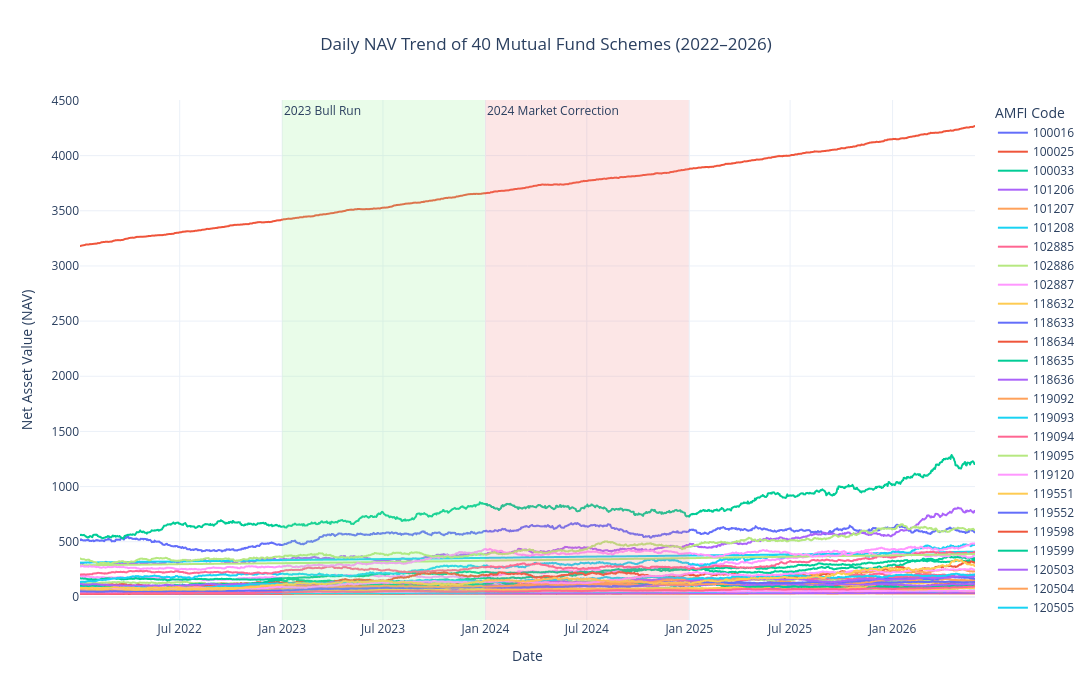

Write notebook code for a chart like this one.
### Code cell
fig = px.line(
    nav_df,
    x="date",
    y="nav",
    color="amfi_code",
    title="Daily NAV Trend of 40 Mutual Fund Schemes (2022–2026)",
    labels={
        "date": "Date",
        "nav": "Net Asset Value (NAV)",
        "amfi_code": "AMFI Code"
    }
)

# Highlight 2023 Bull Run
fig.add_vrect(
    x0="2023-01-01",
    x1="2023-12-31",
    fillcolor="lightgreen",
    opacity=0.2,
    annotation_text="2023 Bull Run",
    annotation_position="top left",
    line_width=0
)

# Highlight 2024 Market Correction
fig.add_vrect(
    x0="2024-01-01",
    x1="2024-12-31",
    fillcolor="lightcoral",
    opacity=0.2,
    annotation_text="2024 Market Correction",
    annotation_position="top left",
    line_width=0
)

fig.update_layout(
    template="plotly_white",
    width=1200,
    height=700,
    title_x=0.5
)

fig.show()

### Figure 1 — Plotly figure (JSON) as saved in the notebook; plotly's stock layout.template omitted (floating-point values rounded to 4 significant figures; data arrays with more than 128 entries replaced by an {"elided": "..."} marker saying what was removed)
{"data": [{"hovertemplate": "AMFI Code=100016<br>Date=%{x}<br>Net Asset Value (NAV)=%{y}<extra></extra>", "legendgroup": "100016", "line": {"color": "#636efa", "dash": "solid"}, "marker": {"symbol": "circle"}, "mode": "lines", "name": "100016", "showlegend": true, "type": "scattergl", "x": {"elided": "1150 str values"}, "xaxis": "x", "y": {"elided": "1150 float values"}, "yaxis": "y"}, {"hovertemplate": "AMFI Code=100025<br>Date=%{x}<br>Net Asset Value (NAV)=%{y}<extra></extra>", "legendgroup": "100025", "line": {"color": "#EF553B", "dash": "solid"}, "marker": {"symbol": "circle"}, "mode": "lines", "name": "100025", "showlegend": true, "type": "scattergl", "x": {"elided": "1150 str values"}, "xaxis": "x", "y": {"elided": "1150 float values"}, "yaxis": "y"}, {"hovertemplate": "AMFI Code=100033<br>Date=%{x}<br>Net Asset Value (NAV)=%{y}<extra></extra>", "legendgroup": "100033", "line": {"color": "#00cc96", "dash": "solid"}, "marker": {"symbol": "circle"}, "mode": "lines", "name": "100033", "showlegend": true, "type": "scattergl", "x": {"elided": "1150 str values"}, "xaxis": "x", "y": {"elided": "1150 float values"}, "yaxis": "y"}, {"hovertemplate": "AMFI Code=101206<br>Date=%{x}<br>Net Asset Value (NAV)=%{y}<extra></extra>", "legendgroup": "101206", "line": {"color": "#ab63fa", "dash": "solid"}, "marker": {"symbol": "circle"}, "mode": "lines", "name": "101206", "showlegend": true, "type": "scattergl", "x": {"elided": "1150 str values"}, "xaxis": "x", "y": {"elided": "1150 float values"}, "yaxis": "y"}, {"hovertemplate": "AMFI Code=101207<br>Date=%{x}<br>Net Asset Value (NAV)=%{y}<extra></extra>", "legendgroup": "101207", "line": {"color": "#FFA15A", "dash": "solid"}, "marker": {"symbol": "circle"}, "mode": "lines", "name": "101207", "showlegend": true, "type": "scattergl", "x": {"elided": "1150 str values"}, "xaxis": "x", "y": {"elided": "1150 float values"}, "yaxis": "y"}, {"hovertemplate": "AMFI Code=101208<br>Date=%{x}<br>Net Asset Value (NAV)=%{y}<extra></extra>", "legendgroup": "101208", "line": {"color": "#19d3f3", "dash": "solid"}, "marker": {"symbol": "circle"}, "mode": "lines", "name": "101208", "showlegend": true, "type": "scattergl", "x": {"elided": "1150 str values"}, "xaxis": "x", "y": {"elided": "1150 float values"}, "yaxis": "y"}, {"hovertemplate": "AMFI Code=102885<br>Date=%{x}<br>Net Asset Value (NAV)=%{y}<extra></extra>", "legendgroup": "102885", "line": {"color": "#FF6692", "dash": "solid"}, "marker": {"symbol": "circle"}, "mode": "lines", "name": "102885", "showlegend": true, "type": "scattergl", "x": {"elided": "1150 str values"}, "xaxis": "x", "y": {"elided": "1150 float values"}, "yaxis": "y"}, {"hovertemplate": "AMFI Code=102886<br>Date=%{x}<br>Net Asset Value (NAV)=%{y}<extra></extra>", "legendgroup": "102886", "line": {"color": "#B6E880", "dash": "solid"}, "marker": {"symbol": "circle"}, "mode": "lines", "name": "102886", "showlegend": true, "type": "scattergl", "x": {"elided": "1150 str values"}, "xaxis": "x", "y": {"elided": "1150 float values"}, "yaxis": "y"}, {"hovertemplate": "AMFI Code=102887<br>Date=%{x}<br>Net Asset Value (NAV)=%{y}<extra></extra>", "legendgroup": "102887", "line": {"color": "#FF97FF", "dash": "solid"}, "marker": {"symbol": "circle"}, "mode": "lines", "name": "102887", "showlegend": true, "type": "scattergl", "x": {"elided": "1150 str values"}, "xaxis": "x", "y": {"elided": "1150 float values"}, "yaxis": "y"}, {"hovertemplate": "AMFI Code=118632<br>Date=%{x}<br>Net Asset Value (NAV)=%{y}<extra></extra>", "legendgroup": "118632", "line": {"color": "#FECB52", "dash": "solid"}, "marker": {"symbol": "circle"}, "mode": "lines", "name": "118632", "showlegend": true, "type": "scattergl", "x": {"elided": "1150 str values"}, "xaxis": "x", "y": {"elided": "1150 float values"}, "yaxis": "y"}, {"hovertemplate": "AMFI Code=118633<br>Date=%{x}<br>Net Asset Value (NAV)=%{y}<extra></extra>", "legendgroup": "118633", "line": {"color": "#636efa", "dash": "solid"}, "marker": {"symbol": "circle"}, "mode": "lines", "name": "118633", "showlegend": true, "type": "scattergl", "x": {"elided": "1150 str values"}, "xaxis": "x", "y": {"elided": "1150 float values"}, "yaxis": "y"}, {"hovertemplate": "AMFI Code=118634<br>Date=%{x}<br>Net Asset Value (NAV)=%{y}<extra></extra>", "legendgroup": "118634", "line": {"color": "#EF553B", "dash": "solid"}, "marker": {"symbol": "circle"}, "mode": "lines", "name": "118634", "showlegend": true, "type": "scattergl", "x": {"elided": "1150 str values"}, "xaxis": "x", "y": {"elided": "1150 float values"}, "yaxis": "y"}, {"hovertemplate": "AMFI Code=118635<br>Date=%{x}<br>Net Asset Value (NAV)=%{y}<extra></extra>", "legendgroup": "118635", "line": {"color": "#00cc96", "dash": "solid"}, "marker": {"symbol": "circle"}, "mode": "lines", "name": "118635", "showlegend": true, "type": "scattergl", "x": {"elided": "1150 str values"}, "xaxis": "x", "y": {"elided": "1150 float values"}, "yaxis": "y"}, {"hovertemplate": "AMFI Code=118636<br>Date=%{x}<br>Net Asset Value (NAV)=%{y}<extra></extra>", "legendgroup": "118636", "line": {"color": "#ab63fa", "dash": "solid"}, "marker": {"symbol": "circle"}, "mode": "lines", "name": "118636", "showlegend": true, "type": "scattergl", "x": {"elided": "1150 str values"}, "xaxis": "x", "y": {"elided": "1150 float values"}, "yaxis": "y"}, {"hovertemplate": "AMFI Code=119092<br>Date=%{x}<br>Net Asset Value (NAV)=%{y}<extra></extra>", "legendgroup": "119092", "line": {"color": "#FFA15A", "dash": "solid"}, "marker": {"symbol": "circle"}, "mode": "lines", "name": "119092", "showlegend": true, "type": "scattergl", "x": {"elided": "1150 str values"}, "xaxis": "x", "y": {"elided": "1150 float values"}, "yaxis": "y"}, {"hovertemplate": "AMFI Code=119093<br>Date=%{x}<br>Net Asset Value (NAV)=%{y}<extra></extra>", "legendgroup": "119093", "line": {"color": "#19d3f3", "dash": "solid"}, "marker": {"symbol": "circle"}, "mode": "lines", "name": "119093", "showlegend": true, "type": "scattergl", "x": {"elided": "1150 str values"}, "xaxis": "x", "y": {"elided": "1150 float values"}, "yaxis": "y"}, {"hovertemplate": "AMFI Code=119094<br>Date=%{x}<br>Net Asset Value (NAV)=%{y}<extra></extra>", "legendgroup": "119094", "line": {"color": "#FF6692", "dash": "solid"}, "marker": {"symbol": "circle"}, "mode": "lines", "name": "119094", "showlegend": true, "type": "scattergl", "x": {"elided": "1150 str values"}, "xaxis": "x", "y": {"elided": "1150 float values"}, "yaxis": "y"}, {"hovertemplate": "AMFI Code=119095<br>Date=%{x}<br>Net Asset Value (NAV)=%{y}<extra></extra>", "legendgroup": "119095", "line": {"color": "#B6E880", "dash": "solid"}, "marker": {"symbol": "circle"}, "mode": "lines", "name": "119095", "showlegend": true, "type": "scattergl", "x": {"elided": "1150 str values"}, "xaxis": "x", "y": {"elided": "1150 float values"}, "yaxis": "y"}, {"hovertemplate": "AMFI Code=119120<br>Date=%{x}<br>Net Asset Value (NAV)=%{y}<extra></extra>", "legendgroup": "119120", "line": {"color": "#FF97FF", "dash": "solid"}, "marker": {"symbol": "circle"}, "mode": "lines", "name": "119120", "showlegend": true, "type": "scattergl", "x": {"elided": "1150 str values"}, "xaxis": "x", "y": {"elided": "1150 float values"}, "yaxis": "y"}, {"hovertemplate": "AMFI Code=119551<br>Date=%{x}<br>Net Asset Value (NAV)=%{y}<extra></extra>", "legendgroup": "119551", "line": {"color": "#FECB52", "dash": "solid"}, "marker": {"symbol": "circle"}, "mode": "lines", "name": "119551", "showlegend": true, "type": "scattergl", "x": {"elided": "1150 str values"}, "xaxis": "x", "y": {"elided": "1150 float values"}, "yaxis": "y"}, {"hovertemplate": "AMFI Code=119552<br>Date=%{x}<br>Net Asset Value (NAV)=%{y}<extra></extra>", "legendgroup": "119552", "line": {"color": "#636efa", "dash": "solid"}, "marker": {"symbol": "circle"}, "mode": "lines", "name": "119552", "showlegend": true, "type": "scattergl", "x": {"elided": "1150 str values"}, "xaxis": "x", "y": {"elided": "1150 float values"}, "yaxis": "y"}, {"hovertemplate": "AMFI Code=119598<br>Date=%{x}<br>Net Asset Value (NAV)=%{y}<extra></extra>", "legendgroup": "119598", "line": {"color": "#EF553B", "dash": "solid"}, "marker": {"symbol": "circle"}, "mode": "lines", "name": "119598", "showlegend": true, "type": "scattergl", "x": {"elided": "1150 str values"}, "xaxis": "x", "y": {"elided": "1150 float values"}, "yaxis": "y"}, {"hovertemplate": "AMFI Code=119599<br>Date=%{x}<br>Net Asset Value (NAV)=%{y}<extra></extra>", "legendgroup": "119599", "line": {"color": "#00cc96", "dash": "solid"}, "marker": {"symbol": "circle"}, "mode": "lines", "name": "119599", "showlegend": true, "type": "scattergl", "x": {"elided": "1150 str values"}, "xaxis": "x", "y": {"elided": "1150 float values"}, "yaxis": "y"}, {"hovertemplate": "AMFI Code=120503<br>Date=%{x}<br>Net Asset Value (NAV)=%{y}<extra></extra>", "legendgroup": "120503", "line": {"color": "#ab63fa", "dash": "solid"}, "marker": {"symbol": "circle"}, "mode": "lines", "name": "120503", "showlegend": true, "type": "scattergl", "x": {"elided": "1150 str values"}, "xaxis": "x", "y": {"elided": "1150 float values"}, "yaxis": "y"}, {"hovertemplate": "AMFI Code=120504<br>Date=%{x}<br>Net Asset Value (NAV)=%{y}<extra></extra>", "legendgroup": "120504", "line": {"color": "#FFA15A", "dash": "solid"}, "marker": {"symbol": "circle"}, "mode": "lines", "name": "120504", "showlegend": true, "type": "scattergl", "x": {"elided": "1150 str values"}, "xaxis": "x", "y": {"elided": "1150 float values"}, "yaxis": "y"}, {"hovertemplate": "AMFI Code=120505<br>Date=%{x}<br>Net Asset Value (NAV)=%{y}<extra></extra>", "legendgroup": "120505", "line": {"color": "#19d3f3", "dash": "solid"}, "marker": {"symbol": "circle"}, "mode": "lines", "name": "120505", "showlegend": true, "type": "scattergl", "x": {"elided": "1150 str values"}, "xaxis": "x", "y": {"elided": "1150 float values"}, "yaxis": "y"}, {"hovertemplate": "AMFI Code=120506<br>Date=%{x}<br>Net Asset Value (NAV)=%{y}<extra></extra>", "legendgroup": "120506", "line": {"color": "#FF6692", "dash": "solid"}, "marker": {"symbol": "circle"}, "mode": "lines", "name": "120506", "showlegend": true, "type": "scattergl", "x": {"elided": "1150 str values"}, "xaxis": "x", "y": {"elided": "1150 float values"}, "yaxis": "y"}, {"hovertemplate": "AMFI Code=120507<br>Date=%{x}<br>Net Asset Value (NAV)=%{y}<extra></extra>", "legendgroup": "120507", "line": {"color": "#B6E880", "dash": "solid"}, "marker": {"symbol": "circle"}, "mode": "lines", "name": "120507", "showlegend": true, "type": "scattergl", "x": {"elided": "1150 str values"}, "xaxis": "x", "y": {"elided": "1150 float values"}, "yaxis": "y"}, {"hovertemplate": "AMFI Code=120841<br>Date=%{x}<br>Net Asset Value (NAV)=%{y}<extra></extra>", "legendgroup": "120841", "line": {"color": "#FF97FF", "dash": "solid"}, "marker": {"symbol": "circle"}, "mode": "lines", "name": "120841", "showlegend": true, "type": "scattergl", "x": {"elided": "1150 str values"}, "xaxis": "x", "y": {"elided": "1150 float values"}, "yaxis": "y"}, {"hovertemplate": "AMFI Code=120842<br>Date=%{x}<br>Net Asset Value (NAV)=%{y}<extra></extra>", "legendgroup": "120842", "line": {"color": "#FECB52", "dash": "solid"}, "marker": {"symbol": "circle"}, "mode": "lines", "name": "120842", "showlegend": true, "type": "scattergl", "x": {"elided": "1150 str values"}, "xaxis": "x", "y": {"elided": "1150 float values"}, "yaxis": "y"}, {"hovertemplate": "AMFI Code=120843<br>Date=%{x}<br>Net Asset Value (NAV)=%{y}<extra></extra>", "legendgroup": "120843", "line": {"color": "#636efa", "dash": "solid"}, "marker": {"symbol": "circle"}, "mode": "lines", "name": "120843", "showlegend": true, "type": "scattergl", "x": {"elided": "1150 str values"}, "xaxis": "x", "y": {"elided": "1150 float values"}, "yaxis": "y"}, {"hovertemplate": "AMFI Code=120844<br>Date=%{x}<br>Net Asset Value (NAV)=%{y}<extra></extra>", "legendgroup": "120844", "line": {"color": "#EF553B", "dash": "solid"}, "marker": {"symbol": "circle"}, "mode": "lines", "name": "120844", "showlegend": true, "type": "scattergl", "x": {"elided": "1150 str values"}, "xaxis": "x", "y": {"elided": "1150 float values"}, "yaxis": "y"}, {"hovertemplate": "AMFI Code=125497<br>Date=%{x}<br>Net Asset Value (NAV)=%{y}<extra></extra>", "legendgroup": "125497", "line": {"color": "#00cc96", "dash": "solid"}, "marker": {"symbol": "circle"}, "mode": "lines", "name": "125497", "showlegend": true, "type": "scattergl", "x": {"elided": "1150 str values"}, "xaxis": "x", "y": {"elided": "1150 float values"}, "yaxis": "y"}, {"hovertemplate": "AMFI Code=125498<br>Date=%{x}<br>Net Asset Value (NAV)=%{y}<extra></extra>", "legendgroup": "125498", "line": {"color": "#ab63fa", "dash": "solid"}, "marker": {"symbol": "circle"}, "mode": "lines", "name": "125498", "showlegend": true, "type": "scattergl", "x": {"elided": "1150 str values"}, "xaxis": "x", "y": {"elided": "1150 float values"}, "yaxis": "y"}, {"hovertemplate": "AMFI Code=148567<br>Date=%{x}<br>Net Asset Value (NAV)=%{y}<extra></extra>", "legendgroup": "148567", "line": {"color": "#FFA15A", "dash": "solid"}, "marker": {"symbol": "circle"}, "mode": "lines", "name": "148567", "showlegend": true, "type": "scattergl", "x": {"elided": "1150 str values"}, "xaxis": "x", "y": {"elided": "1150 float values"}, "yaxis": "y"}, {"hovertemplate": "AMFI Code=148568<br>Date=%{x}<br>Net Asset Value (NAV)=%{y}<extra></extra>", "legendgroup": "148568", "line": {"color": "#19d3f3", "dash": "solid"}, "marker": {"symbol": "circle"}, "mode": "lines", "name": "148568", "showlegend": true, "type": "scattergl", "x": {"elided": "1150 str values"}, "xaxis": "x", "y": {"elided": "1150 float values"}, "yaxis": "y"}, {"hovertemplate": "AMFI Code=148569<br>Date=%{x}<br>Net Asset Value (NAV)=%{y}<extra></extra>", "legendgroup": "148569", "line": {"color": "#FF6692", "dash": "solid"}, "marker": {"symbol": "circle"}, "mode": "lines", "name": "148569", "showlegend": true, "type": "scattergl", "x": {"elided": "1150 str values"}, "xaxis": "x", "y": {"elided": "1150 float values"}, "yaxis": "y"}, {"hovertemplate": "AMFI Code=149322<br>Date=%{x}<br>Net Asset Value (NAV)=%{y}<extra></extra>", "legendgroup": "149322", "line": {"color": "#B6E880", "dash": "solid"}, "marker": {"symbol": "circle"}, "mode": "lines", "name": "149322", "showlegend": true, "type": "scattergl", "x": {"elided": "1150 str values"}, "xaxis": "x", "y": {"elided": "1150 float values"}, "yaxis": "y"}, {"hovertemplate": "AMFI Code=149323<br>Date=%{x}<br>Net Asset Value (NAV)=%{y}<extra></extra>", "legendgroup": "149323", "line": {"color": "#FF97FF", "dash": "solid"}, "marker": {"symbol": "circle"}, "mode": "lines", "name": "149323", "showlegend": true, "type": "scattergl", "x": {"elided": "1150 str values"}, "xaxis": "x", "y": {"elided": "1150 float values"}, "yaxis": "y"}, {"hovertemplate": "AMFI Code=149324<br>Date=%{x}<br>Net Asset Value (NAV)=%{y}<extra></extra>", "legendgroup": "149324", "line": {"color": "#FECB52", "dash": "solid"}, "marker": {"symbol": "circle"}, "mode": "lines", "name": "149324", "showlegend": true, "type": "scattergl", "x": {"elided": "1150 str values"}, "xaxis": "x", "y": {"elided": "1150 float values"}, "yaxis": "y"}], "layout": {"annotations": [{"showarrow": false, "text": "2023 Bull Run", "x": "2023-01-01", "xanchor": "left", "xref": "x", "y": 1, "yanchor": "top", "yref": "y domain"}, {"showarrow": false, "text": "2024 Market Correction", "x": "2024-01-01", "xanchor": "left", "xref": "x", "y": 1, "yanchor": "top", "yref": "y domain"}], "height": 700, "legend": {"title": {"text": "AMFI Code"}, "tracegroupgap": 0}, "shapes": [{"fillcolor": "lightgreen", "line": {"width": 0}, "opacity": 0.2, "type": "rect", "x0": "2023-01-01", "x1": "2023-12-31", "xref": "x", "y0": 0, "y1": 1, "yref": "y domain"}, {"fillcolor": "lightcoral", "line": {"width": 0}, "opacity": 0.2, "type": "rect", "x0": "2024-01-01", "x1": "2024-12-31", "xref": "x", "y0": 0, "y1": 1, "yref": "y domain"}], "title": {"text": "Daily NAV Trend of 40 Mutual Fund Schemes (2022–2026)", "x": 0.5}, "width": 1200, "xaxis": {"anchor": "y", "domain": [0, 1], "title": {"text": "Date"}}, "yaxis": {"anchor": "x", "domain": [0, 1], "title": {"text": "Net Asset Value (NAV)"}}}}
